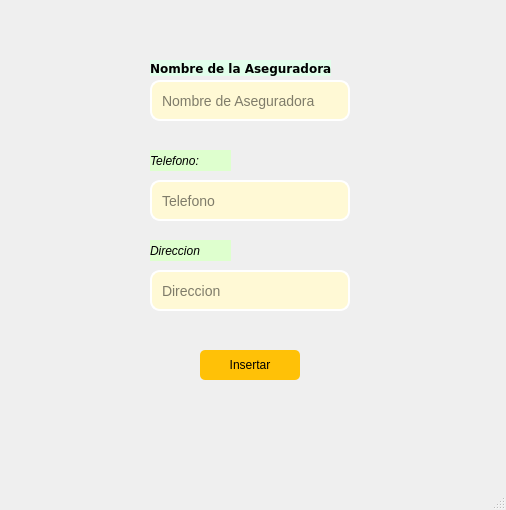
<?xml version="1.0" encoding="UTF-8"?>
<ui version="4.0">
 <class>InsertAsWindow</class>
 <widget class="QMainWindow" name="InsertAsWindow">
  <property name="geometry">
   <rect>
    <x>0</x>
    <y>0</y>
    <width>506</width>
    <height>510</height>
   </rect>
  </property>
  <property name="windowTitle">
   <string>Insertar Aseguradora</string>
  </property>
  <widget class="QWidget" name="centralwidget">
   <widget class="QLabel" name="label_3">
    <property name="geometry">
     <rect>
      <x>150</x>
      <y>150</y>
      <width>81</width>
      <height>21</height>
     </rect>
    </property>
    <property name="font">
     <font>
      <weight>50</weight>
      <italic>true</italic>
      <bold>false</bold>
     </font>
    </property>
    <property name="styleSheet">
     <string notr="true">background-color: rgb(222, 255, 206);</string>
    </property>
    <property name="text">
     <string>Telefono:</string>
    </property>
    <property name="scaledContents">
     <bool>false</bool>
    </property>
   </widget>
   <widget class="QPushButton" name="btn_insertar">
    <property name="geometry">
     <rect>
      <x>200</x>
      <y>350</y>
      <width>100</width>
      <height>30</height>
     </rect>
    </property>
    <property name="styleSheet">
     <string notr="true">QPushButton {
        background-color: #FFC107;
        color: black;
        border: none;
        border-radius: 5px;
        padding: 10px;
      }</string>
    </property>
    <property name="text">
     <string>Insertar</string>
    </property>
   </widget>
   <widget class="QLabel" name="label_2">
    <property name="geometry">
     <rect>
      <x>150</x>
      <y>60</y>
      <width>181</width>
      <height>16</height>
     </rect>
    </property>
    <property name="font">
     <font>
      <family>Verdana</family>
      <weight>75</weight>
      <bold>true</bold>
     </font>
    </property>
    <property name="styleSheet">
     <string notr="true">background-color: rgb(225, 255, 235);</string>
    </property>
    <property name="text">
     <string>Nombre de la Aseguradora:</string>
    </property>
   </widget>
   <widget class="QLineEdit" name="input_nombre">
    <property name="geometry">
     <rect>
      <x>150</x>
      <y>80</y>
      <width>200</width>
      <height>41</height>
     </rect>
    </property>
    <property name="styleSheet">
     <string notr="true">QLineEdit {
          border: 2px solid #ffffff;
          border-radius: 10px;
          padding: 8px;
          font-size: 14px;
          background-color: rgb(255, 249, 213);
      }</string>
    </property>
    <property name="placeholderText">
     <string>Nombre de Aseguradora</string>
    </property>
   </widget>
   <widget class="QLineEdit" name="input_telefono">
    <property name="geometry">
     <rect>
      <x>150</x>
      <y>180</y>
      <width>200</width>
      <height>41</height>
     </rect>
    </property>
    <property name="styleSheet">
     <string notr="true">QLineEdit {
          border: 2px solid #ffffff;
          border-radius: 10px;
          padding: 8px;
          font-size: 14px;
		  background-color: rgb(255, 249, 213);
      }</string>
    </property>
    <property name="inputMethodHints">
     <set>Qt::ImhNone</set>
    </property>
    <property name="echoMode">
     <enum>QLineEdit::Normal</enum>
    </property>
    <property name="placeholderText">
     <string>Telefono</string>
    </property>
   </widget>
   <widget class="QLabel" name="label_4">
    <property name="geometry">
     <rect>
      <x>150</x>
      <y>240</y>
      <width>81</width>
      <height>21</height>
     </rect>
    </property>
    <property name="font">
     <font>
      <weight>50</weight>
      <italic>true</italic>
      <bold>false</bold>
     </font>
    </property>
    <property name="styleSheet">
     <string notr="true">background-color: rgb(222, 255, 206);</string>
    </property>
    <property name="text">
     <string>Direccion</string>
    </property>
    <property name="scaledContents">
     <bool>false</bool>
    </property>
   </widget>
   <widget class="QLineEdit" name="input_direccion">
    <property name="geometry">
     <rect>
      <x>150</x>
      <y>270</y>
      <width>200</width>
      <height>41</height>
     </rect>
    </property>
    <property name="styleSheet">
     <string notr="true">QLineEdit {
          border: 2px solid #ffffff;
          border-radius: 10px;
          padding: 8px;
          font-size: 14px;
		  background-color: rgb(255, 249, 213);
      }</string>
    </property>
    <property name="inputMethodHints">
     <set>Qt::ImhNone</set>
    </property>
    <property name="echoMode">
     <enum>QLineEdit::Normal</enum>
    </property>
    <property name="placeholderText">
     <string>Direccion</string>
    </property>
   </widget>
  </widget>
  <widget class="QMenuBar" name="menubar">
   <property name="geometry">
    <rect>
     <x>0</x>
     <y>0</y>
     <width>506</width>
     <height>21</height>
    </rect>
   </property>
  </widget>
  <widget class="QStatusBar" name="statusbar"/>
 </widget>
 <resources/>
 <connections/>
</ui>
